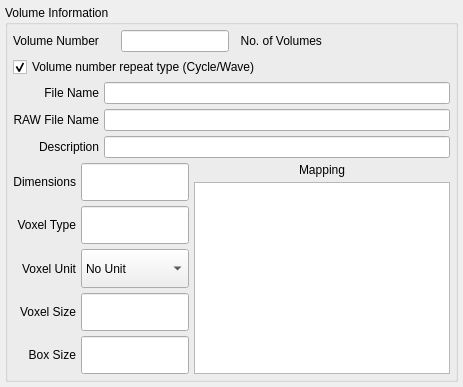
     <widget class="QWidget" name="tab_3">
      <property name="windowTitle">
       <string>VolumeInformation</string>
      </property>
      <attribute name="title">
       <string>Tab 3</string>
      </attribute>
      <layout class="QVBoxLayout" name="verticalLayout_7">
       <property name="spacing">
        <number>5</number>
       </property>
       <property name="margin">
        <number>5</number>
       </property>
       <item>
        <widget class="QGroupBox" name="groupBox_3">
         <property name="title">
          <string>Volume Information</string>
         </property>
         <layout class="QVBoxLayout" name="verticalLayout_4">
          <property name="spacing">
           <number>5</number>
          </property>
          <property name="margin">
           <number>5</number>
          </property>
          <item>
           <layout class="QHBoxLayout">
            <item>
             <layout class="QHBoxLayout">
              <item>
               <widget class="QLabel" name="label_27">
                <property name="text">
                 <string>Volume Number</string>
                </property>
               </widget>
              </item>
              <item>
               <widget class="QLineEdit" name="m_volnum_3">
                <property name="sizePolicy">
                 <sizepolicy hsizetype="Minimum" vsizetype="MinimumExpanding">
                  <horstretch>0</horstretch>
                  <verstretch>0</verstretch>
                 </sizepolicy>
                </property>
               </widget>
              </item>
             </layout>
            </item>
            <item>
             <widget class="QLabel" name="m_maxVolumes_3">
              <property name="text">
               <string>  No. of Volumes</string>
              </property>
             </widget>
            </item>
           </layout>
          </item>
          <item>
           <widget class="QCheckBox" name="m_repeatType_3">
            <property name="text">
             <string>Volume number repeat type (Cycle/Wave)</string>
            </property>
            <property name="checked">
             <bool>true</bool>
            </property>
           </widget>
          </item>
          <item>
           <layout class="QHBoxLayout">
            <item>
             <layout class="QVBoxLayout">
              <item>
               <widget class="QLabel" name="label_19">
                <property name="text">
                 <string>File Name</string>
                </property>
                <property name="alignment">
                 <set>Qt::AlignRight|Qt::AlignTrailing|Qt::AlignVCenter</set>
                </property>
               </widget>
              </item>
              <item>
               <widget class="QLabel" name="label_20">
                <property name="text">
                 <string>RAW File Name</string>
                </property>
                <property name="alignment">
                 <set>Qt::AlignRight|Qt::AlignTrailing|Qt::AlignVCenter</set>
                </property>
               </widget>
              </item>
              <item>
               <widget class="QLabel" name="label_21">
                <property name="text">
                 <string>Description</string>
                </property>
                <property name="alignment">
                 <set>Qt::AlignRight|Qt::AlignTrailing|Qt::AlignVCenter</set>
                </property>
               </widget>
              </item>
             </layout>
            </item>
            <item>
             <layout class="QVBoxLayout">
              <item>
               <widget class="QLineEdit" name="m_pvlFile_3">
                <property name="sizePolicy">
                 <sizepolicy hsizetype="Expanding" vsizetype="MinimumExpanding">
                  <horstretch>0</horstretch>
                  <verstretch>0</verstretch>
                 </sizepolicy>
                </property>
               </widget>
              </item>
              <item>
               <widget class="QLineEdit" name="m_rawFile_3">
                <property name="sizePolicy">
                 <sizepolicy hsizetype="Expanding" vsizetype="MinimumExpanding">
                  <horstretch>0</horstretch>
                  <verstretch>0</verstretch>
                 </sizepolicy>
                </property>
               </widget>
              </item>
              <item>
               <widget class="QLineEdit" name="m_description_3">
                <property name="sizePolicy">
                 <sizepolicy hsizetype="Expanding" vsizetype="MinimumExpanding">
                  <horstretch>0</horstretch>
                  <verstretch>0</verstretch>
                 </sizepolicy>
                </property>
               </widget>
              </item>
             </layout>
            </item>
           </layout>
          </item>
          <item>
           <layout class="QHBoxLayout">
            <item>
             <layout class="QHBoxLayout">
              <item>
               <layout class="QVBoxLayout">
                <item>
                 <widget class="QLabel" name="label_22">
                  
                  <property name="text">
                   <string>Dimensions</string>
                  </property>
                  <property name="alignment">
                   <set>Qt::AlignRight|Qt::AlignTrailing|Qt::AlignVCenter</set>
                  </property>
                 </widget>
                </item>
                <item>
                 <widget class="QLabel" name="label_23">
                  
                  <property name="text">
                   <string>Voxel Type</string>
                  </property>
                  <property name="alignment">
                   <set>Qt::AlignRight|Qt::AlignTrailing|Qt::AlignVCenter</set>
                  </property>
                 </widget>
                </item>
                <item>
                 <widget class="QLabel" name="label_24">
                  
                  <property name="text">
                   <string>Voxel Unit</string>
                  </property>
                  <property name="alignment">
                   <set>Qt::AlignRight|Qt::AlignTrailing|Qt::AlignVCenter</set>
                  </property>
                 </widget>
                </item>
                <item>
                 <widget class="QLabel" name="label_25">
                  
                  <property name="text">
                   <string>Voxel Size</string>
                  </property>
                  <property name="alignment">
                   <set>Qt::AlignRight|Qt::AlignTrailing|Qt::AlignVCenter</set>
                  </property>
                 </widget>
                </item>
                <item>
                 <widget class="QLabel" name="label_40">
                  
                  <property name="text">
                   <string>Box Size</string>
                  </property>
                  <property name="alignment">
                   <set>Qt::AlignRight|Qt::AlignTrailing|Qt::AlignVCenter</set>
                  </property>
                 </widget>
                </item>
               </layout>
              </item>
              <item>
               <layout class="QVBoxLayout">
                <item>
                 <widget class="QLineEdit" name="m_dimensions_3">
                  <property name="sizePolicy">
                   <sizepolicy hsizetype="Expanding" vsizetype="MinimumExpanding">
                    <horstretch>0</horstretch>
                    <verstretch>0</verstretch>
                   </sizepolicy>
                  </property>
                 </widget>
                </item>
                <item>
                 <widget class="QLineEdit" name="m_voxelType_3">
                  <property name="sizePolicy">
                   <sizepolicy hsizetype="Expanding" vsizetype="MinimumExpanding">
                    <horstretch>0</horstretch>
                    <verstretch>0</verstretch>
                   </sizepolicy>
                  </property>
                 </widget>
                </item>
                <item>
                 <widget class="QComboBox" name="m_voxelUnit_3">
                  <property name="sizePolicy">
                   <sizepolicy hsizetype="Preferred" vsizetype="MinimumExpanding">
                    <horstretch>0</horstretch>
                    <verstretch>0</verstretch>
                   </sizepolicy>
                  </property>
                  <item>
                   <property name="text">
                    <string>No Unit</string>
                   </property>
                  </item>
                  <item>
                   <property name="text">
                    <string>Angstrom</string>
                   </property>
                  </item>
                  <item>
                   <property name="text">
                    <string>Nanometer</string>
                   </property>
                  </item>
                  <item>
                   <property name="text">
                    <string>Micron</string>
                   </property>
                  </item>
                  <item>
                   <property name="text">
                    <string>Millimeter</string>
                   </property>
                  </item>
                  <item>
                   <property name="text">
                    <string>Centimeter</string>
                   </property>
                  </item>
                  <item>
                   <property name="text">
                    <string>Meter</string>
                   </property>
                  </item>
                  <item>
                   <property name="text">
                    <string>Kilometer</string>
                   </property>
                  </item>
                  <item>
                   <property name="text">
                    <string>Parsec</string>
                   </property>
                  </item>
                  <item>
                   <property name="text">
                    <string>Kiloparsec</string>
                   </property>
                  </item>
                 </widget>
                </item>
                <item>
                 <widget class="QLineEdit" name="m_voxelSize_3">
                  <property name="sizePolicy">
                   <sizepolicy hsizetype="Expanding" vsizetype="MinimumExpanding">
                    <horstretch>0</horstretch>
                    <verstretch>0</verstretch>
                   </sizepolicy>
                  </property>
                 </widget>
                </item>
                <item>
                 <widget class="QLineEdit" name="m_boxSize_3">
                  <property name="sizePolicy">
                   <sizepolicy hsizetype="Expanding" vsizetype="MinimumExpanding">
                    <horstretch>0</horstretch>
                    <verstretch>0</verstretch>
                   </sizepolicy>
                  </property>
                 </widget>
                </item>
               </layout>
              </item>
             </layout>
            </item>
            <item>
             <layout class="QVBoxLayout">
              <item>
               <widget class="QLabel" name="label_26">
                <property name="text">
                 <string>Mapping</string>
                </property>
                <property name="alignment">
                 <set>Qt::AlignCenter</set>
                </property>
               </widget>
              </item>
              <item>
               <widget class="QListWidget" name="m_mapping_3">
                <property name="sizePolicy">
                 <sizepolicy hsizetype="Fixed" vsizetype="Expanding">
                  <horstretch>0</horstretch>
                  <verstretch>0</verstretch>
                 </sizepolicy>
                </property>
                
                
               </widget>
              </item>
             </layout>
            </item>
           </layout>
          </item>
         </layout>
        </widget>
       </item>
      </layout>
     </widget>
